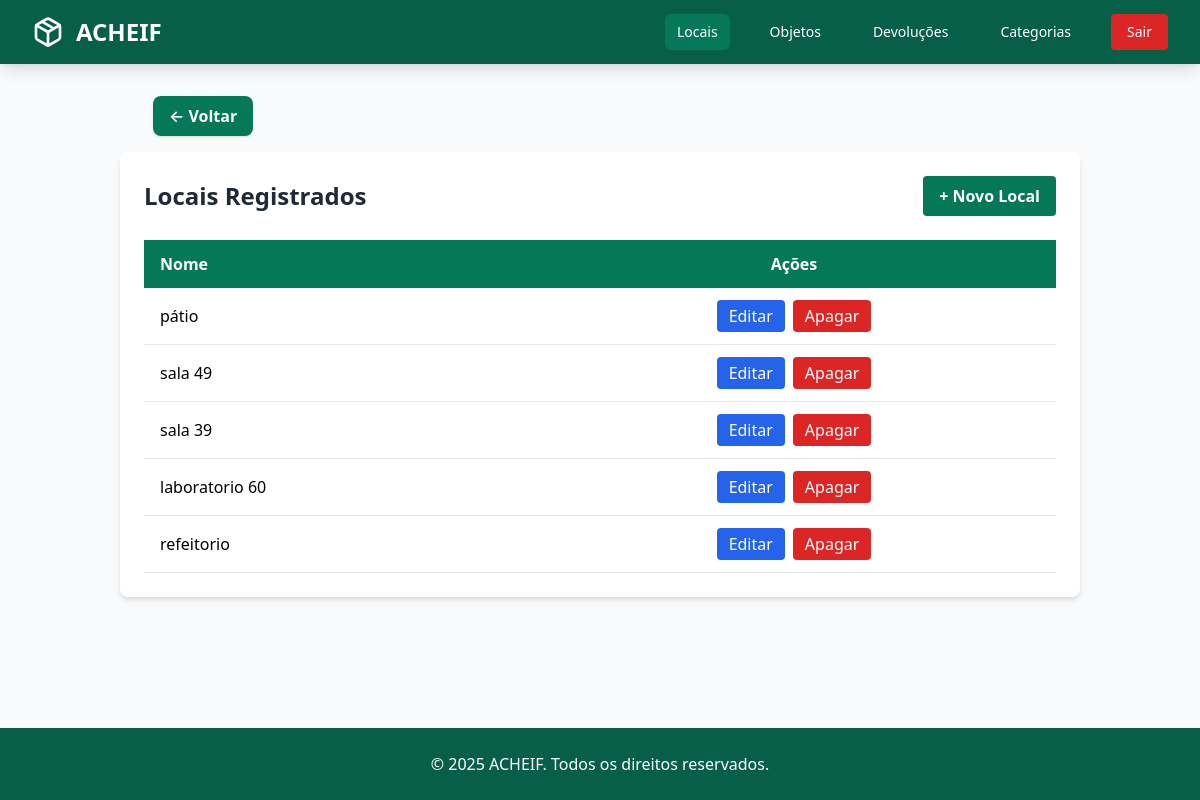
The app's page /local/, older data.
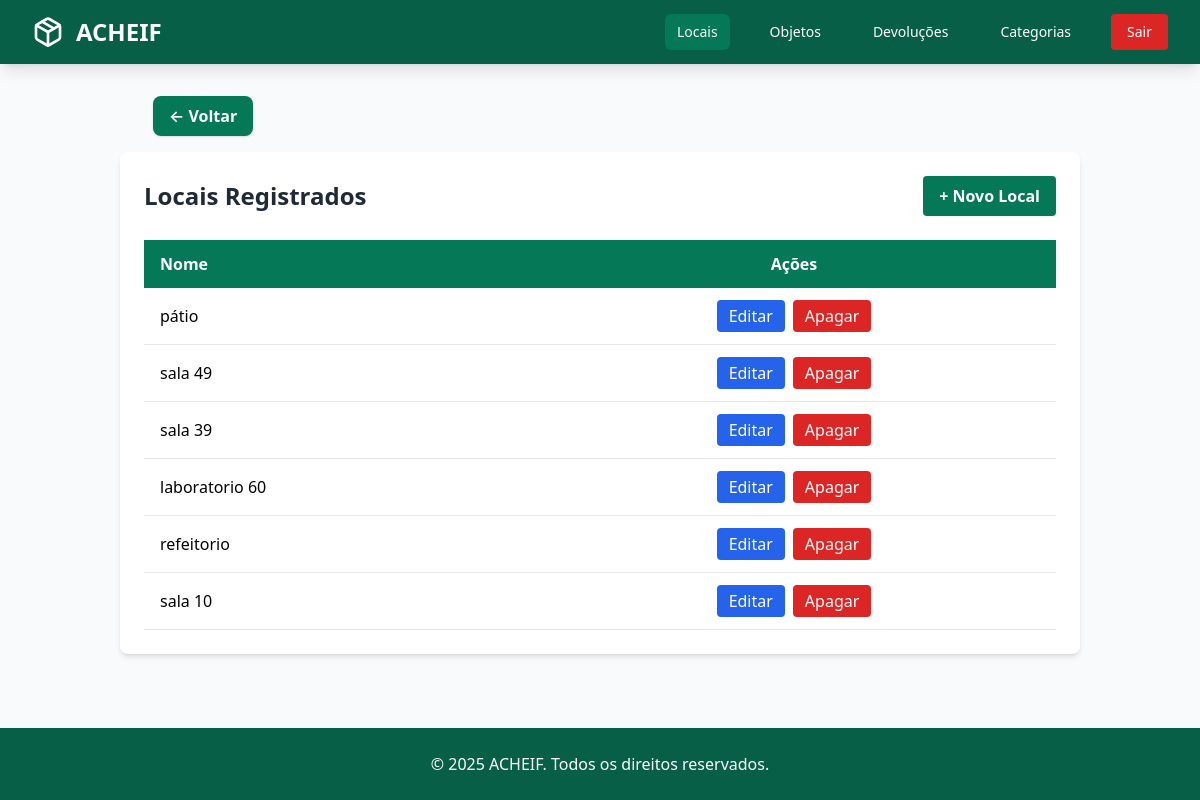
The same page, newer data.
### objetos/models.py (models this page shows, shortened)
class Local(models.Model):
    nome = models.CharField(max_length=50, unique=True)

### objetos/views.py (the view)
# urls.py: path('local/', views.listar_locais, name='listar_locais'),
def listar_locais(request):
    locais = Local.objects.all()
    return render(request, 'objetos/local/listar_locais.html', {'locais': locais})

### objetos/templates/objetos/local/listar_locais.html (shortened to what this page needs)
{% extends 'base.html' %}
{% load widget_tweaks %}
{% block active_locais %}bg-emerald-700 text-white{% endblock %}
{% block content %}
<div class="mb-4 ml-[33px]">
    <a href="{% url 'objetos:dashboard' %}"
       class="inline-block bg-emerald-700 hover:bg-emerald-800 text-white px-4 py-2 rounded-lg shadow transition font-semibold">
        ← Voltar
    </a>
</div>
<div class="bg-white rounded-lg shadow-md p-6">
    <div class="flex justify-between items-center mb-6">
        <h1 class="text-2xl font-bold text-gray-800">Locais Registrados</h1>
        <a href="{% url 'objetos:criar_local' %}"
           class="bg-emerald-700 hover:bg-emerald-800 text-white px-4 py-2 rounded transition font-semibold">
            + Novo Local
        </a>
    </div>
    <div class="overflow-x-auto">
        <table class="w-full border-collapse">
            <thead>
                <tr class="bg-emerald-700 text-white">
                    <th class="py-3 px-4 text-left">Nome</th>
                    <th class="py-3 px-4 text-center">Ações</th>
                </tr>
            </thead>
            <tbody>
                {% for local in locais %}
                <tr class="border-b hover:bg-gray-50 transition">
                    <td class="py-3 px-4">{{ local.nome }}</td>
                    <td class="py-3 px-4 text-center flex justify-center gap-2">
                        <a href="{% url 'objetos:editar_local' local.pk %}"
                           class="bg-blue-600 hover:bg-blue-700 text-white px-3 py-1 rounded transition"
                           title="Editar">
                            Editar
                        </a>
                        <form method="post" action="{% url 'objetos:apagar_local' local.id %}" style="display:inline;">
                            <button type="submit"
                                    class="bg-red-600 hover:bg-red-700 text-white px-3 py-1 rounded transition"
                                    title="Apagar"
                                    onclick="return confirm('Tem certeza que deseja apagar esse local?');">
                                Apagar
                            </button>
                        </form>
                    </td>
                </tr>
                {% empty %}
                <tr>
                    <td colspan="2" class="py-4 text-center text-gray-500">Nenhum local registrado.</td>
                </tr>
                {% endfor %}
            </tbody>
        </table>
    </div>
</div>
{% endblock %}

Row changes from the older to the newer data that the page shows:
added Local: nome "sala 10"
